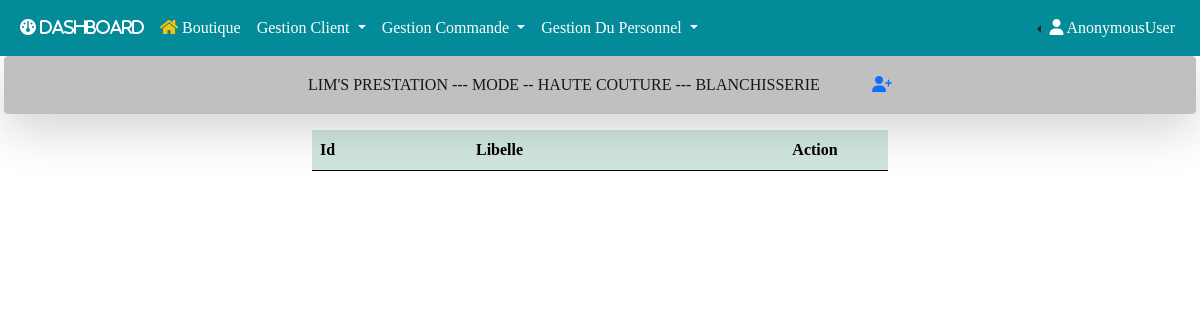
Page /ville on the earlier database version.
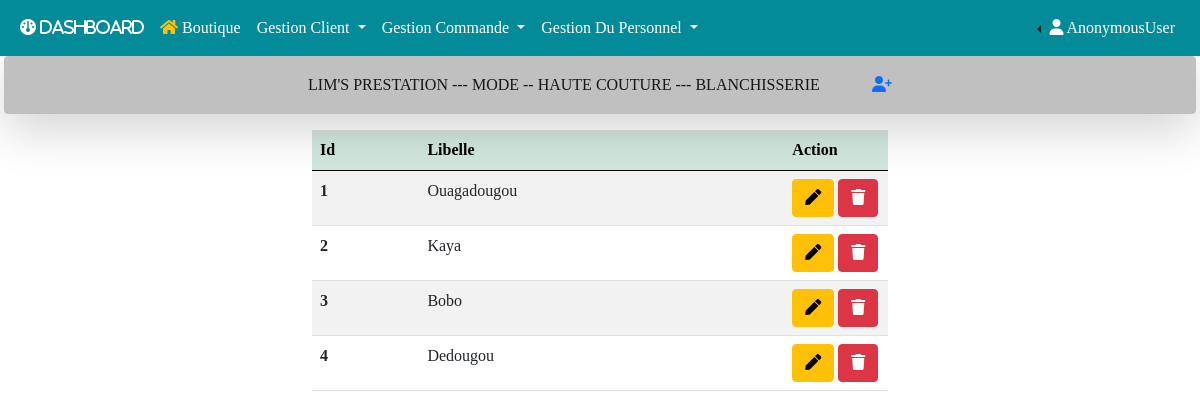
Same page on the later database version.
### gestion/models.py (models this page shows, shortened)
class Ville(models.Model):
    libelle = models.CharField(max_length=50, null=True)
    created_at = models.DateTimeField(auto_now_add=True)
    modified_at = models.DateTimeField(auto_now_add=True)

### gestion/views.py (the view)
# urls.py: path('ville', views.ville, name='ville'),
def ville(request):
    villes = Ville.objects.all()
    context={"villes":villes}
    return render(request, 'gestion/ville/ville.html', context)

### gestion/templates/gestion/ville/ville.html (shortened to what this page needs)
{% extends 'base.html' %}
{% block add %}
<a href="{% url 'add_ville' %}" title="Ajouter ville">
  <i class="fa-solid fa-user-plus ms-5"></i>
<a/>
{% endblock add %}
{% block main %}
<div class="container mt-3 w-50">
    <table id="example" class="table table-striped" style="width:100%">
        <thead class="table-success">
            <tr>
                <th>Id</th>
                <th>Libelle</th>
                <th style="width: 18%;">Action</th>
            </tr>
        </thead>
        <tbody>
            {% for ville in villes %}
            <tr>
                <th scope="row">{{ville.id}}</th>
                <td>{{ville.libelle}}</td>
                <td>
                    <a href="{% url 'edit_ville' ville.id %}" type="button" class="btn btn-warning" title="Edit Ville">
                        <i class="fas fa-pen"></i>
                    </a>
                    <a href="{% url 'delete_ville' ville.id %}" type="button" class="btn btn-danger" title="Supprimer Ville">
                        <i class="fas fa-trash"></i>
                    </a>
                </td>
            </tr>
            {% endfor %}
        </tbody>
    </table>
</div>
{% endblock main %}

Differences in the rows shown:
added Ville: id "1", libelle "Ouagadougou"
added Ville: id "2", libelle "Kaya"
added Ville: id "3", libelle "Bobo"
added Ville: id "4", libelle "Dedougou"
